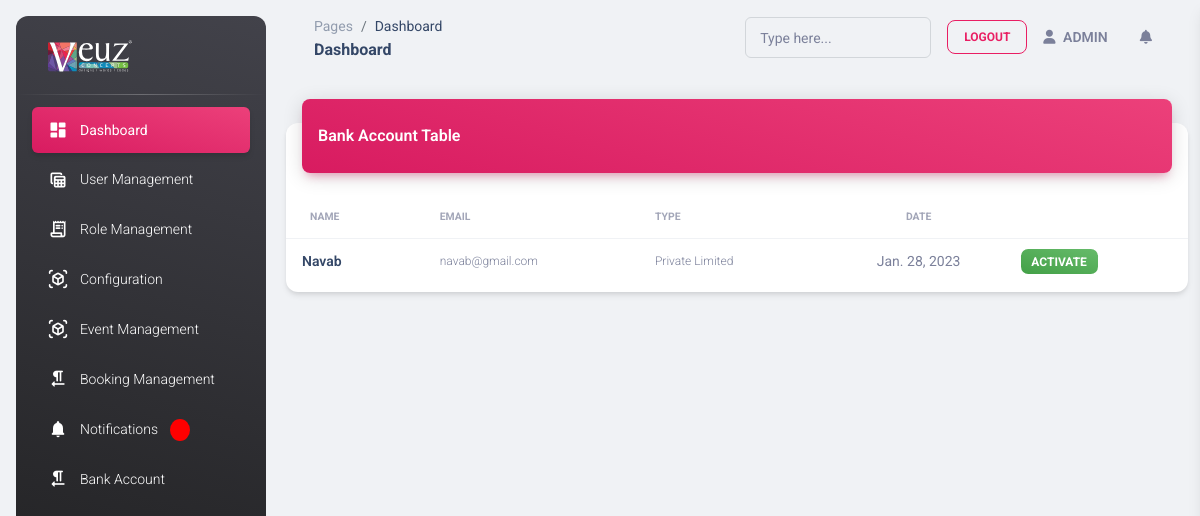
/bank_account (signed in), run on the app's committed database.
### myapp/models.py (models this page shows)
class common(models.Model):  # COMM0N
    dt = models.DateField(auto_now=True)
    tm = models.TimeField(auto_now=True)
    updated = models.DateTimeField(default=timezone.now)
    status = models.CharField(max_length=255, null=True)
    created_by = models.ForeignKey(User,on_delete=models.CASCADE,related_name="%(app_label)s_%(class)s_ownership", null=True)
    class Meta:
        abstract = True

class Bank_account_master(common):
    account_name = models.CharField(max_length=55,null=True)
    account_email = models.CharField(max_length=55,null=True)
    business_name = models.CharField(max_length=55,null=True)
    business_type = models.CharField(choices=business_type,null=True,max_length=25)
    branh_ifsc_code = models.CharField(max_length=25,null=True)
    account_no = models.CharField(max_length=25,null=True)
    re_account_no = models.CharField(max_length=25,null=True)
    beneficiary_name = models.CharField(max_length=25,null=True)
    account_verifly_status = models.BooleanField(default=False)
    company_id = models.ForeignKey(company_Master,related_name='Bank_account_master_company_id',null=True,on_delete=models.CASCADE)
    account_id = models.CharField(max_length=55,null=True)

### myapp/views.py (the view)
# urls.py: path('bank_account',views.bank_account,name='bank_account'),
def bank_account(request):
    bank_account = False
    user_data = company_User.objects.get(auth_user=request.user)
    data_bank = ''
    try:
        data_bank = Bank_account_master.objects.get(company_id_id=user_data.company_id.id)
        bank_account = True
    except:
        pass
    context = {
        'bank_account':bank_account,
        'data_bank':data_bank
    }
    return render(request,'bank_account.html',context)
    pass

### myapp/templatetags/nav.py (called while the page is built)
@register.filter(name='get_nav_name')
def get_nav_name(value,args):
    data = User.objects.get(id=value.id)
    return data.is_superuser

@register.filter(name='notification_count')
def notification_count(value,args):
    data = User.objects.get(id=value.id)
    if data.is_superuser == True:
        data = notification.objects.filter(read_status=False).count()
        return data
        pass
    return ''

### myapp/templates/bank_account.html (shortened to what this page needs)
{% extends 'base.html' %}
{% load static %}
{% block content %}
<div class="row">
    <div class="col-12">
      <div class="card my-4">
        <div class="card-header p-0 position-relative mt-n4 mx-3 z-index-2">
          <div class="bg-gradient-primary shadow-primary border-radius-lg pt-4 pb-3">
            <h6 class="text-white text-capitalize ps-3">Bank account table</h6>
          </div>
        </div>
        <div class="card-body px-0 pb-2">
          <div class="table-responsive p-0">
            <table class="table align-items-center mb-0">
              <thead>
                <tr>
                  <th class="text-uppercase text-secondary text-xxs font-weight-bolder opacity-7">Name</th>
                  <th class="text-uppercase text-secondary text-xxs font-weight-bolder opacity-7 ps-2">Email</th>
                  <th class="text-uppercase text-secondary text-xxs font-weight-bolder opacity-7 ps-2">Type</th>
                  <th class="text-center text-uppercase text-secondary text-xxs font-weight-bolder opacity-7">Date</th>
                  <th class="text-secondary opacity-7"></th>
                </tr>
              </thead>
              <tbody>
                <tr>
                  <td>
                    <div class="d-flex px-2 py-1">
                      <div class="d-flex flex-column justify-content-center">
                        <h6 class="mb-0 text-sm">{{data_bank.account_name|title}}</h6>
                      </div>
                    </div>
                  </td>
                  <td>
                    <p class="text-xs text-secondary mb-0">{{data_bank.account_email}}</p>
                  </td>
                  <td>
                    <p class="text-xs text-secondary mb-0">{{data_bank.business_type}}</p>
                  </td>
                  <td class="align-middle text-center text-sm">
                    {{data_bank.dt}}
                  </td>
                 <td>
                  {% if data_bank.account_verifly_status == True %}
                  <span class="badge badge-sm bg-gradient-success">Activate</span>
                  {% endif %}
                 </td>
                </tr>
              </tbody>
            </table>
          </div>
        </div>
      </div>
    </div>
  </div>
{% endblock %}

### data on the page
Bank_account_master: account_name "Navab", account_email "navab@gmail.com", business_type "Private Limited", dt "Jan. 28, 2023"
